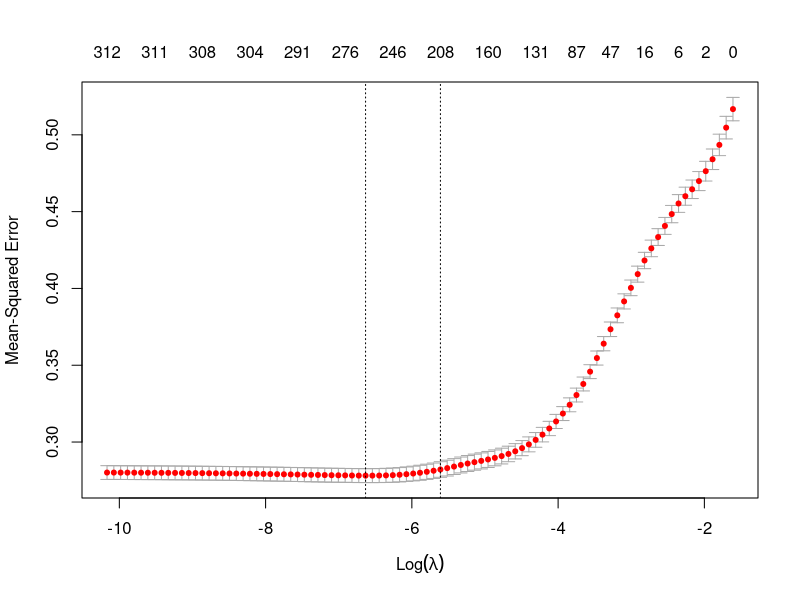

Source code (R):
library(glmnet)
library(tidyverse)
library(caret)



set.seed(123)

setwd("~/Term3-project")

nov_df <- read.csv("Data/processed_final.csv")

#scale function
covariates_to_scale <-  c("school_density", "carehome_density", "imd_score", "BAME", "mobility", "rain_rolling_7day","temp_rolling_7day", "prop_urb")
scale_covariates <- function(df, covariates_to_scale) {
  # Define a custom scaling function
  scale <- function(x) {
    (x - mean(x, na.rm = TRUE)) / sd(x, na.rm = TRUE)
  }
  
  # Apply the custom scaling function across specified covariates
  df <- df %>% mutate(across(all_of(covariates_to_scale), scale, .names = "scale_{.col}"))
  
  return(df)
}

nov_df<- scale_covariates(nov_df, covariates_to_scale)
#nov_df$one_week_date <- as.factor(nov_df$one_week_date)
nov_df$site_code <- as.factor(nov_df$site_code)
nov_df<- as.data.frame(nov_df)

#remove rows with NA in target variable
nov_df <- nov_df[!is.na(nov_df$nov_3week), ]

#train/test split
train_index <- sample(1:nrow(nov_df), size = 0.8 * nrow(nov_df))
train_data <- nov_df[train_index, ]
test_data  <- nov_df[-train_index, ]


X_train <- model.matrix(nov_3week ~  -1 +lockdown_step3 + lockdown_step4 + lockdown_planB + lockdown_lifting +
                              scale_school_density + scale_carehome_density + scale_imd_score +scale_BAME+
                              scale_mobility+ scale_rain_rolling_7day+ scale_temp_rolling_7day+ scale_prop_urb+
                              date_index * site_code, data = train_data)

y_train <- train_data$nov_3week

X_test <- model.matrix(nov_3week ~ -1 + lockdown_step3 + lockdown_step4 + lockdown_planB + lockdown_lifting +
                              scale_school_density + scale_carehome_density + scale_imd_score +scale_BAME+
                              scale_mobility+ scale_rain_rolling_7day+ scale_temp_rolling_7day+ scale_prop_urb+
                              date_index * site_code, data = test_data)                       

y_test <- test_data$nov_3week

# Fit the Lasso model

cv_model <- cv.glmnet(X_train, y_train, alpha = 1, family = "gaussian", nfolds = 10)

best_lambda <- cv_model$lambda.min
print(paste("Best lambda:", best_lambda))

pdf("lasso_cv_plot.pdf")
plot(cv_model) 
dev.off()

# Fit the final model using the best lambda
start_time <- Sys.time()
lasso_model <- glmnet(X_train, y_train, alpha = 1, lambda = best_lambda)
end_time <- Sys.time()
print(paste("Run time:", end_time - start_time))

print(coef(lasso_model))   

#Predict on the test set
print("Predicting on the test set...")
y_predicted <- predict(lasso_model, s = best_lambda, newx = X_test)

mse <- mean((y_test - y_predicted)^2, na.rm = TRUE)
rmse <- sqrt(mse)
mae <- mean(abs(y_test - y_predicted), na.rm = TRUE)
mape <- mean(abs((y_test - y_predicted) /y_test), na.rm = TRUE) * 100
bias <- mean(y_predicted -y_test, na.rm = TRUE)
pbias <- (bias / mean(y_test, na.rm = TRUE)) * 100
corr <- cor(y_test, y_predicted, use="complete.obs", method="spearman")      

print(paste("Mean Squared Error (MSE):", mse))
print(paste("Root Mean Squared Error (RMSE):", rmse))
print(paste("Mean Absolute Error (MAE):", mae))
print(paste("Mean Absolute Percentage Error (MAPE):", mape))
print(paste("Bias:", bias))
print(paste("Percentage Bias (pBIAS):", pbias))
print(paste("Spearman Correlation (CORR):", corr))  


                       
#find SST and SSE
sst <- sum((y_test - mean(y_test))^2)
sse <- sum((y_predicted - y_test)^2)

#find R-Squared
rsq <- 1 - sse/sst
print(paste("R-squared:",rsq))
